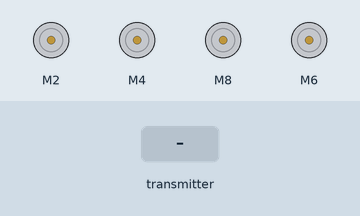
The sketch below on a simulated Arduino Uno, built with avr-gcc and run on an emulated ATmega328P. Shown: 4 × DC motor (green arrow = forward, orange = backward, longer = faster). The test bench sets the inputs (shaded band). What the sketch prints to the serial monitor is not drawn.

Above: at 1.2 s.
1.3 s: the transmitter starts sending readChannel.0 = 1000
At 2.5 s:
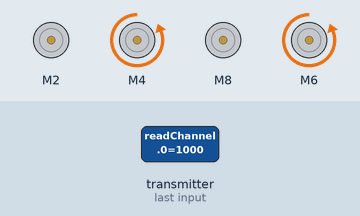
2.8 s: the transmitter starts sending readChannel.0 = 2000
At 4.0 s:
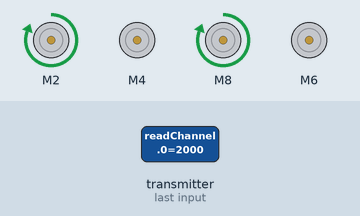
4.3 s: the transmitter starts sending readChannel.5 = 2000
At 4.9 s:
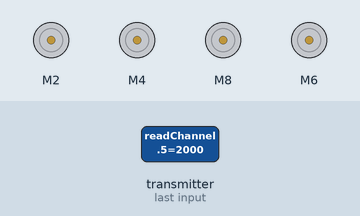
10.3 s: the transmitter starts sending readChannel.1 = 1000
Timing chart, 0 to 13.3 s (numbered marks = the images above; inputs shaded):
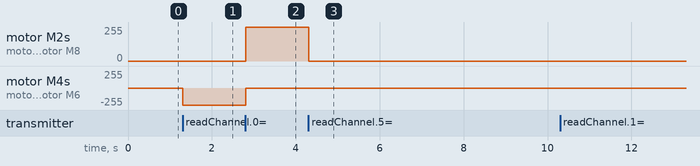

Measured:
- after the input at 1.3 s, motor M4, motor M6: stopped → backward 255/255 at once
- after the input at 2.8 s, motor M2, motor M8: stopped → forward 255/255 at once; motor M4, motor M6: backward 255/255 → stopped at once
- after the input at 4.3 s, motor M2, motor M8: forward 255/255 → stopped at once

The sketch:

cytron_4_channel_ibus.ino
```cpp
#include <IBusBM.h>
#include "CytronMotorDriver.h"

// Create iBus Object
IBusBM ibus;

// Channel Values
int rcCH1 = 0; // Left - Right
int rcCH2 = 0; // Forward - Reverse
int rcCH3 = 0; // Acceleration
int rcCH4 = 0;
int rcCH5 = 0; // Spin Control
bool rcCH6 = 0; // Mode Control

// Create Cytron Object
CytronMD motor1(PWM_DIR, 2, 3);
CytronMD motor2(PWM_DIR, 4, 5);
CytronMD motor3(PWM_DIR, 6, 7);
CytronMD motor4(PWM_DIR, 8, 9);

//Read Channel and return int value
int readChannel(byte channelInput, int minLimit, int maxLimit, int defaultValue) {
  uint16_t ch = ibus.readChannel(channelInput);
  if (ch < 100) return defaultValue;
  return map(ch, 1000, 2000, minLimit, maxLimit);
}

// Read the channel and return a boolean value
bool readSwitch(byte channelInput, bool defaultValue) {
  int intDefaultValue = (defaultValue) ? 100 : 0;
  int ch = readChannel(channelInput, 0, 100, intDefaultValue);
  return (ch > 50);
}

void setup() {
  Serial.begin(115200);
  // Attach iBus object to serial port
  ibus.begin(Serial);
}

void loop() {
  //Read all channels
  rcCH1 = readChannel(0, -100, 100, 0);
  rcCH2 = readChannel(1, -100, 100, 0);
  rcCH3 = readChannel(2, 0, 155, 0);
  rcCH4 = readChannel(3, -100, 100, 0);
  rcCH5 = readSwitch(5, false);
  rcCH6 = readSwitch(6, false);

  Serial.print("Ch1 = ");
  Serial.print(rcCH1);
  Serial.print(" Ch2 = ");
  Serial.print(rcCH2);
  Serial.print(" Ch3 = ");
  Serial.print(rcCH3);
  Serial.print(" Ch4 = ");
  Serial.print(rcCH4);
  Serial.print(" Ch5 = ");
  Serial.print(rcCH5);
  Serial.print(" Ch6 = ");
  Serial.println(rcCH6);

  if (rcCH1 != 0) {
    int rcCH1_1 = map(rcCH1, -100, 100, -255, 255);
    if (rcCH1_1 < 0) {  // left
      motor1.setSpeed(0);
      motor2.setSpeed(rcCH1_1);
      motor4.setSpeed(0);
      motor3.setSpeed(rcCH1_1);
      Serial.println("left");
      Serial.println(rcCH1_1);
    } else {
      //right
      motor1.setSpeed(rcCH1_1);
      motor2.setSpeed(0);
      motor3.setSpeed(0);
      motor4.setSpeed(rcCH1_1);
      Serial.println("right");
      Serial.println(rcCH1_1);
    }
  } else if (rcCH2 != 0) {
    int rcCH2_1 = map(rcCH2, -100, 100, -255, 255);

    if (rcCH2 > 8) {
      motor1.setSpeed(rcCH2_1);
      motor2.setSpeed(rcCH2_1);
      motor3.setSpeed(rcCH2_1);
      motor4.setSpeed(rcCH2_1);
      Serial.println("forward");
      Serial.println(rcCH2_1);
    } else if (rcCH2 < -8) {
      motor1.setSpeed(rcCH2_1);
      motor2.setSpeed(rcCH2_1);
      motor3.setSpeed(rcCH2_1);
      motor4.setSpeed(rcCH2_1);
      Serial.println("backward");
      Serial.println(rcCH2_1);
    }
  }
    if (rcCH5 == 1) {
      motor1.setSpeed(0);
      motor2.setSpeed(0);
      motor3.setSpeed(0);
      motor4.setSpeed(0);

    }

}
```
